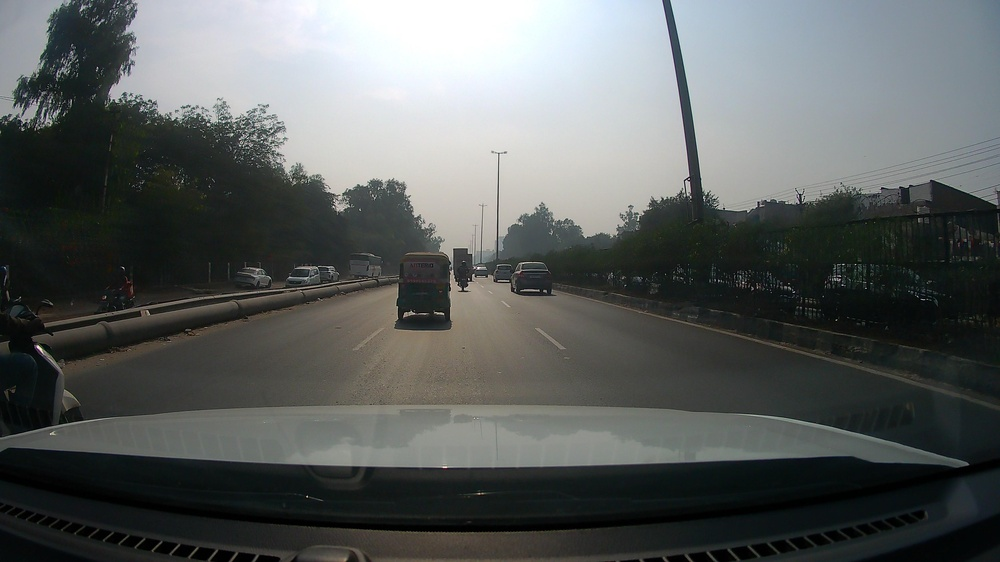
#> input picture c3_augmentation/sample_data/images/img1.jpg, 1000 x 562 px, shrunk from 3840 x 2160 before the run
$ python seg_augmentation.py
#> lines starting #> are read from the running program, lines starting #| are printed output that depends on the picture; after the words box and inside, x2 and y2 are one past the last pixel; in counts of white or black regions, pixels touching at a corner belong together
import cv2
import numpy as np
import random
import matplotlib.pyplot as plt
from scipy.ndimage import map_coordinates, gaussian_filter
import os


class SegmentationAugmenter:
    def __init__(self, image, mask):
        self.image = image
        self.mask = mask

    def random_flip(self, horizontal=True, vertical=False):
        img, msk = self.image.copy(), self.mask.copy()

        if horizontal and random.random() > 0.5:
            img = cv2.flip(img, 1)
            msk = cv2.flip(msk, 1)

        if vertical and random.random() > 0.5:
            img = cv2.flip(img, 0)
            msk = cv2.flip(msk, 0)

        return img, msk

    def random_rotation(self, max_angle=30):
        angle = random.uniform(-max_angle, max_angle)
        h, w = self.image.shape[:2]

        M = cv2.getRotationMatrix2D((w // 2, h // 2), angle, 1.0)

        img = cv2.warpAffine(self.image, M, (w, h), flags=cv2.INTER_LINEAR)
        msk = cv2.warpAffine(self.mask, M, (w, h), flags=cv2.INTER_NEAREST)

        return img, msk

    def elastic_deformation(self, alpha=20, sigma=3):
        shape = self.image.shape[:2]

        dx = gaussian_filter((np.random.rand(*shape) * 2 - 1), sigma) * alpha
        dy = gaussian_filter((np.random.rand(*shape) * 2 - 1), sigma) * alpha

        x, y = np.meshgrid(np.arange(shape[1]), np.arange(shape[0]))
        indices = np.reshape(y + dy, (-1, 1)), np.reshape(x + dx, (-1, 1))

        img = np.zeros_like(self.image)
        for i in range(3):
            img[:, :, i] = map_coordinates(
                self.image[:, :, i], indices, order=1
            ).reshape(shape)

        msk = map_coordinates(self.mask, indices, order=0).reshape(shape)

        return img, msk

    def augment_batch(self, n=3):
        results = []
        for _ in range(n):
            img, msk = self.random_flip()
            if random.random() > 0.5:
                img, msk = self.random_rotation()
            results.append((img, msk))
        return results

    @staticmethod
    def visualize_segmentation_mask(mask, num_classes):
        np.random.seed(42)
        colors = np.random.randint(0, 255, (num_classes, 3), dtype=np.uint8)
        colors[0] = [0, 0, 0]

        h, w = mask.shape
        color_mask = np.zeros((h, w, 3), dtype=np.uint8)

        for cid in range(num_classes):
            color_mask[mask == cid] = colors[cid]

        return color_mask

    @staticmethod
    def overlay_mask_on_image(image, mask, num_classes, alpha=0.5):
        """
        Overlay mask on original image (no black background)
        """
        color_mask = SegmentationAugmenter.visualize_segmentation_mask(
            mask, num_classes
        )

        image_rgb = cv2.cvtColor(image, cv2.COLOR_BGR2RGB)
        overlay = image_rgb.copy()

        mask_region = mask != 0
        overlay[mask_region] = (
            image_rgb[mask_region] * (1 - alpha)
            + color_mask[mask_region] * alpha
        ).astype(np.uint8)

        return overlay

    def visualize_augmentations(self, num_classes=5, n_augmentations=3,
                                save_path="augmentation_examples/augmentation_visual_check.png"):

        augmented = self.augment_batch(n_augmentations)
        rows = n_augmentations + 1

        fig, axes = plt.subplots(rows, 2, figsize=(12, 4 * rows))

        # Original
        axes[0, 0].imshow(cv2.cvtColor(self.image, cv2.COLOR_BGR2RGB))
        axes[0, 0].set_title("Original Image")

        overlay_orig = self.overlay_mask_on_image(
            self.image, self.mask, num_classes
        )
        axes[0, 1].imshow(overlay_orig)
        axes[0, 1].set_title("Original Mask Overlay")

        # Augmented
        for i, (img, msk) in enumerate(augmented):
            axes[i + 1, 0].imshow(cv2.cvtColor(img, cv2.COLOR_BGR2RGB))
            axes[i + 1, 0].set_title(f"Augmented Image {i + 1}")

            overlay_aug = self.overlay_mask_on_image(
                img, msk, num_classes
            )
            axes[i + 1, 1].imshow(overlay_aug)
            axes[i + 1, 1].set_title(f"Augmented Mask Overlay {i + 1}")

        for ax in axes.ravel():
            ax.axis("off")

        plt.tight_layout()
        plt.savefig(save_path)
        plt.show()

        print(f"Saved visualization → {save_path}")


image = cv2.imread("sample_data/images/img1.jpg")
#> image is the input picture: shape (562, 1000, 3); mean B, G, R 94.2, 95.3, 91.6
mask = cv2.imread("sample_data/masks/img1.png", cv2.IMREAD_GRAYSCALE)
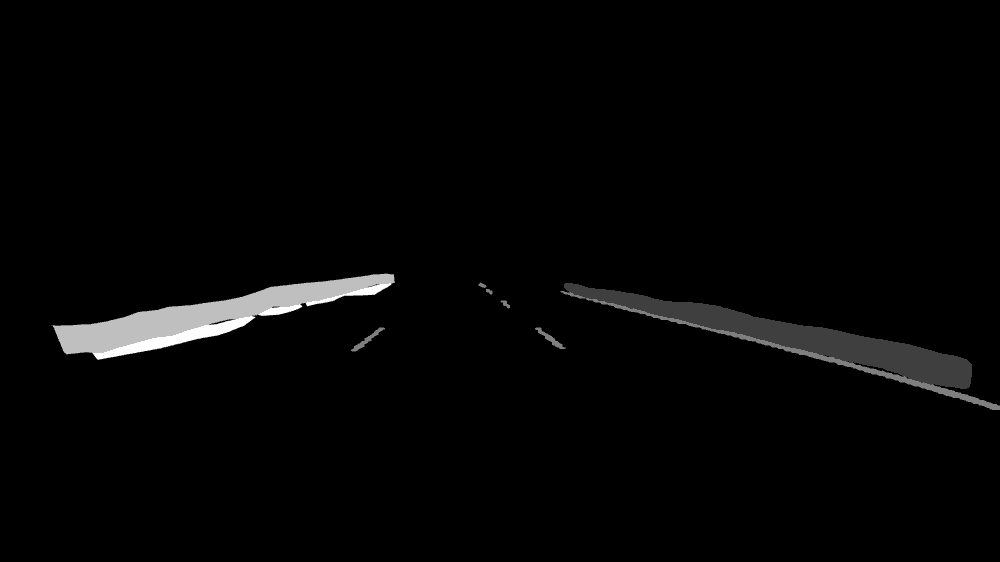
#> input picture c3_augmentation/sample_data/masks/img1.png, 1000 x 562 px, shrunk from 3840 x 2160 before the run
#> mask is the input picture: shape (562, 1000); min 0, max 4, mean 0.0809

augmenter = SegmentationAugmenter(image, mask)
augmenter.visualize_augmentations(
    num_classes=len(np.unique(mask)),
    n_augmentations=3
)
#> the loop in augment_batch, `for _ in range(n):` made 3 passes
#> pass 1, in random_flip, `img = cv2.flip(img, 1)`:
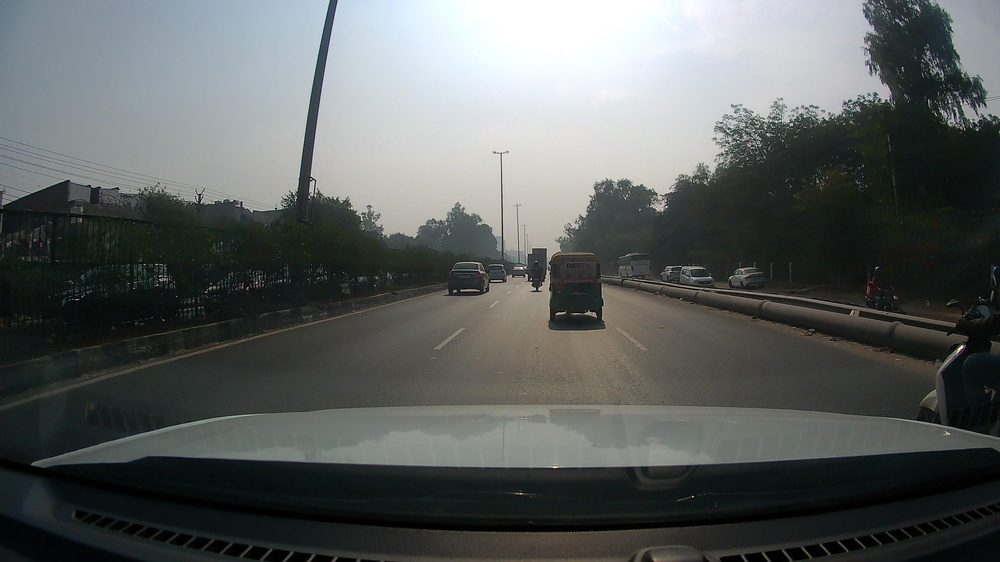
#> img: shape (562, 1000, 3); mean B, G, R 94.2, 95.3, 91.6
#> pass 1, in random_rotation, `msk = cv2.warpAffine(self.mask, M, (w, h), flags=cv2.INTER_NEAREST)`:
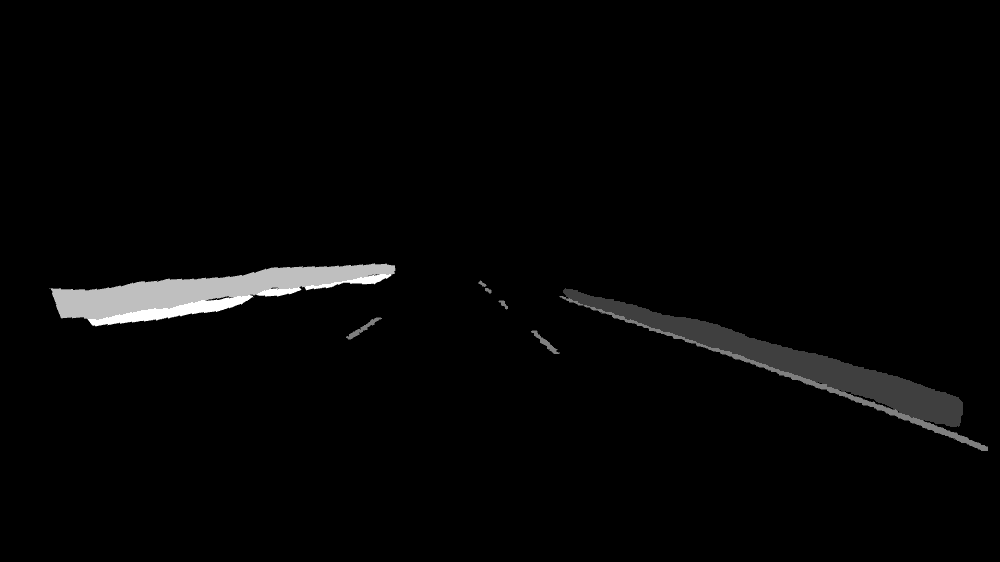
#> msk: shape (562, 1000); min 0, max 4, mean 0.0809; drawn with min black and max white
#> after the loop in augment_batch, `for _ in range(n):`: results = 3 items
#> in overlay_mask_on_image, `mask_region = mask != 0`:
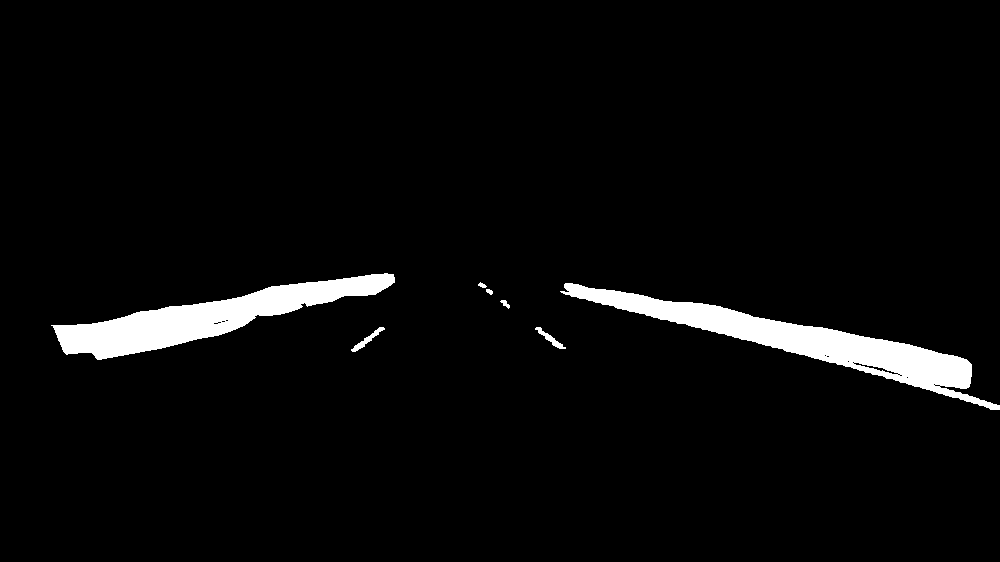
#> mask_region: shape (562, 1000) bool; 3.9% white; 7 white regions, largest, box (x1, y1, x2, y2) and area: (560, 283, 1000, 410) 11491, (51, 273, 395, 360) 10037, (351, 327, 385, 352) 192
#> in overlay_mask_on_image, `overlay[mask_region] = ( image_rgb[mask_region] * (1 - alpha) + color_..`:
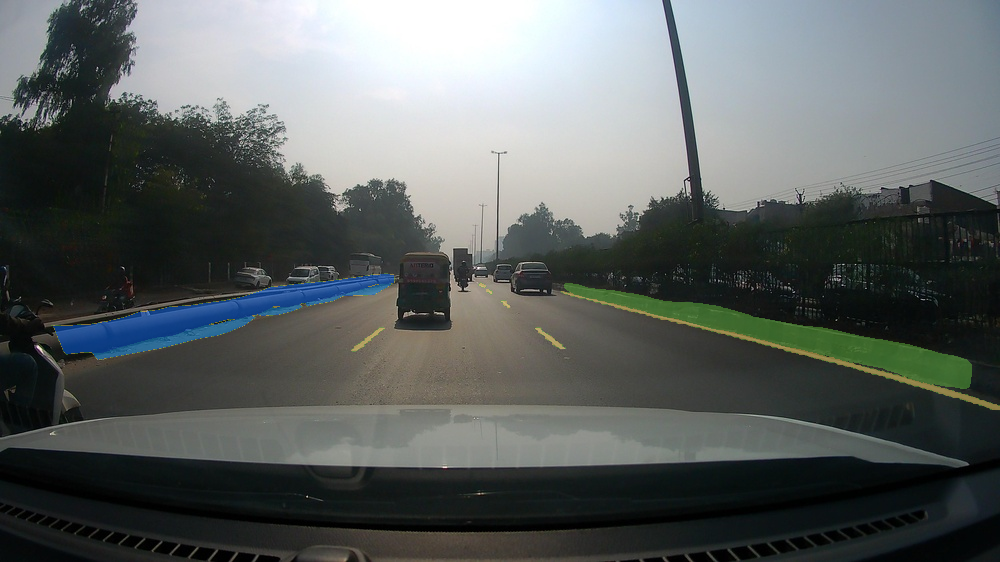
#> overlay: shape (562, 1000, 3); mean R, G, B 92, 97.3, 96.1
#> the loop in visualize_augmentations, `for i, (img, msk) in enumerate(augmented):` made 3 passes
#> pass 1, in visualize_augmentations, `overlay_aug = self.overlay_mask_on_image( img, msk, num_classes )`:
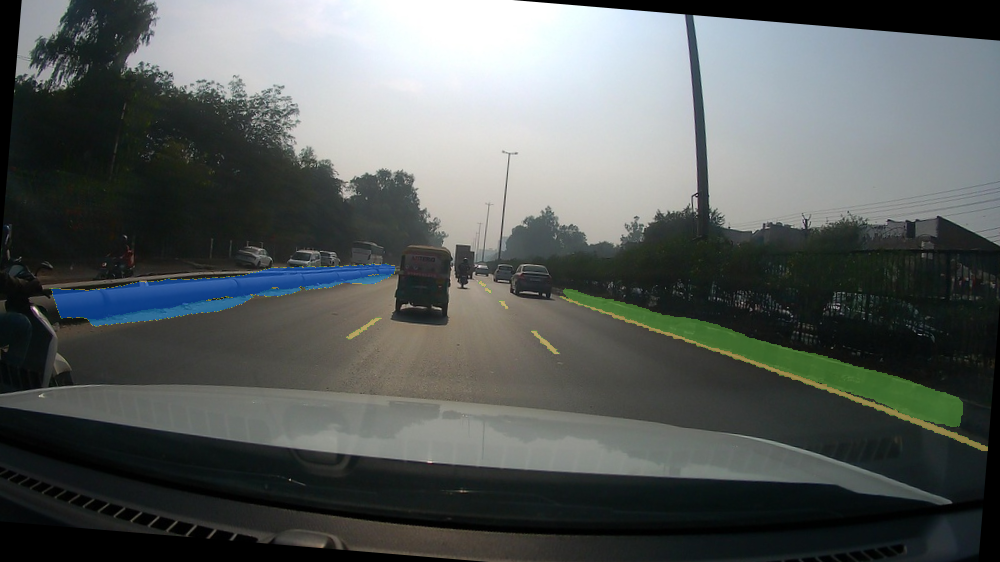
#> overlay_aug: shape (562, 1000, 3); mean R, G, B 88.1, 93.2, 91.8
#> in visualize_augmentations, `plt.savefig(save_path)`:
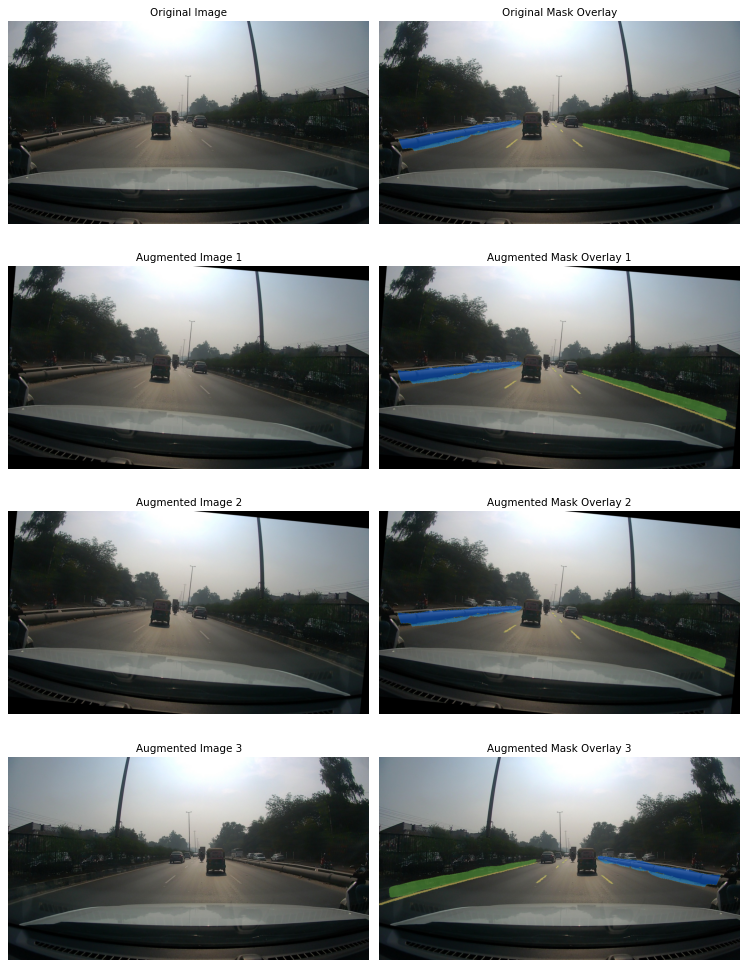
#> figure drawn by matplotlib, 8 panels
